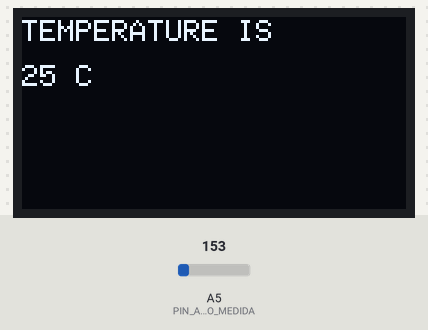
A sketch run on a simulated Arduino Uno, built with avr-gcc and run on an emulated ATmega328P. On the bench: 128×64 one-colour display. The test bench sets the inputs (shaded band); at power-on: A5 (PIN_ANALOGICO_MEDIDA) = 153. What the sketch prints to the serial monitor is not drawn.

Above: at 2.1 s.
2.2 s: A5 (PIN_ANALOGICO_MEDIDA) set to 165
At 3.6 s:
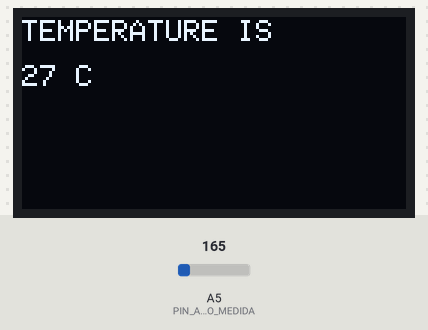
5.6 s: A5 (PIN_ANALOGICO_MEDIDA) set to 129
At 9.0 s:
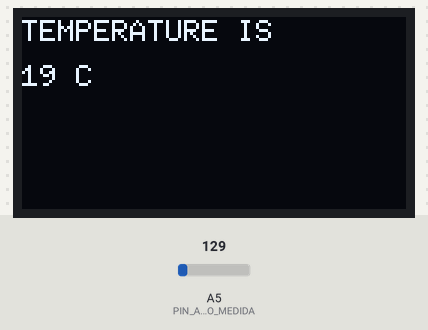
10.2 s: A5 (PIN_ANALOGICO_MEDIDA) set to 110
At 14.1 s:
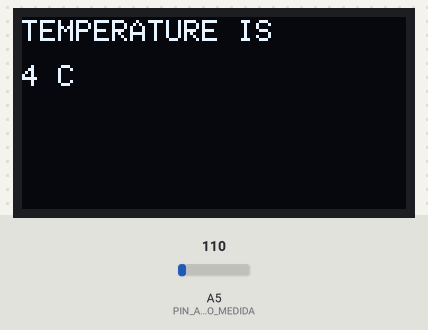
Timing chart, 0 to 15.6 s (numbered marks = the images above; inputs shaded):
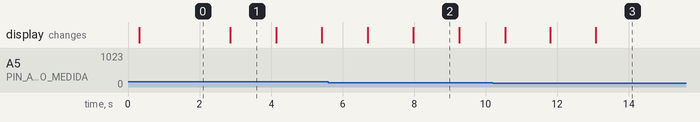

Measured:
- after the input at 2.2 s, the display: changes after 0.66 s (image 1)
- after the input at 5.6 s, the display: first changes after 1.1 s (image 2 shows a later state)
- after the input at 10.2 s, the display: first changes after 0.34 s (image 3 shows a later state)
- what the display in image 1 shows lasts 1.2 s, from 2.9 s to 4.1 s

The sketch:

fase3_sensor.ino
```cpp
#include <U8g2lib.h>
#include <SoftwareSerial.h>

// Descomentar la siguiente línea para activar el modo debug.
#define DEBUG

// Establecemos los pines que usaremos para conectar el módulo Bluetooth HC-05.
#define PIN_RX 10 // pin Arduino a conectar con el pin TX del HC-05
#define PIN_TX 11 // pin Arduino a conectar con el pin RX del HC-05

// Establecemos la velocidad de conexión. Usaremos la que previamente se configuró
// en los módulos.
#define BAUD 9600

// Creamos el objeto que representa el módulo Bluetooth.
SoftwareSerial BT(PIN_RX,PIN_TX);

// Asignar el pin analógico para la medida del sensor.
#define PIN_ANALOGICO_MEDIDA 5

// Asignamos la tensión de referencia para el sensor.
#define VS_mV 5000

// Asignar pines digitales para la pantalla OLED.
#define DIGITAL_PIN_SCK 2
#define DIGITAL_PIN_SDA 3
#define DIGITAL_PIN_DC 4
#define DIGITAL_PIN_CS 5

// El pin RES debe estar a 5 V, podemos conectarlo a alimentación o usar un pin digital
// a nivel alto. Prefiero usar la conexión a alimentación porque así preservamos el pin
// digital para otros usos.

// Invocamos el constructor para crear el objeto que representa la pantalla.
U8G2_SH1106_128X64_NONAME_1_4W_SW_SPI u8g2(U8G2_R0, DIGITAL_PIN_SCK, DIGITAL_PIN_SDA, DIGITAL_PIN_CS, DIGITAL_PIN_DC);

void setup() {
#ifdef DEBUG
  // Configuramos la depuración.
  Serial.begin(9600);
#endif

  // Configuramos el pin analógico como entrada.
  pinMode(PIN_ANALOGICO_MEDIDA, INPUT);

  // Configuramos la pantalla OLED.
  u8g2.setFont(u8g2_font_6x10_mf);
  u8g2.setFontRefHeightExtendedText();
  u8g2.setFontPosTop();
  u8g2.begin();

  // Configuramos el puerto serie que nos permite interactuar con el módulo Bluetooth.
  BT.begin(BAUD);
}

void ShowSensorValue(int value){
  u8g2.firstPage();
  do {

      u8g2.setCursor(0, 0);
      u8g2.print("TEMPERATURE IS");
      u8g2.setCursor(0, 15);
      u8g2.print(String(value).c_str());
      u8g2.print(" C");
  } while(u8g2.nextPage());
}

float CurrentSensorValue(){
  // *** IMPORTANTE ***
  // Estoy usando un sensor de temperatura TMP36 que devuelve un valor de tensión que
  // debe transformarse en una temperatura considerando las indicaciones del fabricante
  // para este modelo.

  // Leemos el valor del sensor.
  int rawValue = analogRead(PIN_ANALOGICO_MEDIDA);

  // Transformamos en tensión.
  float value_mV = map(rawValue, 0, 1023, 0, VS_mV);

  // Ahora transformamos en temperatura a partir de la ecuación de la recta que se
  // deduce de la gráfica de las especificaciones.
  double value_C = (value_mV - 500) / 10;

  #ifdef DEBUG
    Serial.println(rawValue);
    Serial.print(value_C);
    Serial.println(+ " ºC");
  #endif

  return value_C;
}

int AvgSensorValue(){
  // El sensor utilizado acepta variaciones en el resultado de hasta 2ºC debido
  // a sus limitaciones de precisión. Para evitar que lecturas consecutivas muestren
  // valores ligeramente distintos por este motivo que puedan resultar confusos y
  // generar "ruido" en los datos que se usarán más adelante, calcularemos una
  // media móvil y ese será el valor que consideraremos como temperatura.
  // Además, como la precisión tiene de orden de magnitud 1ºC, no tiene sentido
  // trabajar con decimales, por lo que tras calcular la media móvil haremos un
  // redondeo que completaremos con el casting a int del retorno de la función.

  static float avg [3];
  static int n = 0;

  // Primera invocación de la función. Todavía no hay ningún valor en el array.
  // El nuevo valor es el primero y él mismo es la media.
  if (n == 0)
  {
    avg[0] = CurrentSensorValue();
    n++;
    return round(avg[0]);
  }

  // Segunda invocación de la función. Ya hay un valor en el array.
  // El nuevo valor es el segundo y hay que calcular la media junto con el
  // otro que ya está en el array.
  if (n == 1)
  {
    avg[1] = CurrentSensorValue();
    n++;
    return round((avg[0] + avg[1]) / 2);
  }

  // Tercera invocación de la función. Ya hay dos valores en el array.
  // El nuevo valor es el tercero y hay que calcular la media con los
  // otros dos que ya están en el array.
  if (n == 2)
  {
    avg[2] = CurrentSensorValue();
    n++;
    return round((avg[0] + avg[1] + avg[2]) / 3);
  }

  // A partir de la cuarta invocación siempre hay que hacer lo mismo:
  // Descartar el valor más antiguo, mover los demás por el array
  // y añadir el nuevo.
  if (n >= 3)
  {
    avg[0] = avg[1];
    avg[1] = avg[2];
    avg[2] = CurrentSensorValue();
    return round((avg[0] + avg[1] + avg[2]) / 3);
  }
}

void loop() {

  // Calculamos el valor del sensor.
  int val = AvgSensorValue();

  // Mostramos el valor en la pantalla OLED.
  ShowSensorValue(val);

  // Para normalizar el intercambio de información enviaremos el
  // número transformado en un string y terminado con un salto de
  // línea.
  String data = String(val);
  data += '\n';

  // Enviamos el valor por el puerto Bluetooth.
  BT.write(data.c_str());

  // Esperamos un segundo.
  delay(1000);
}
```
